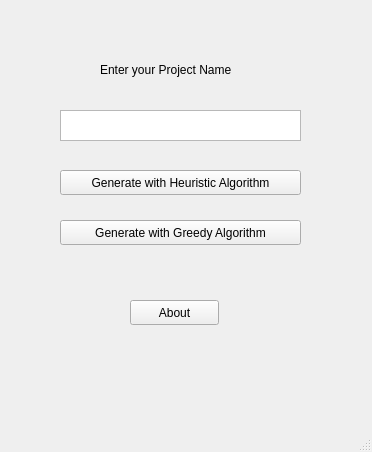
<?xml version="1.0" encoding="UTF-8"?>
<ui version="4.0">
 <class>MainWindow</class>
 <widget class="QMainWindow" name="MainWindow">
  <property name="geometry">
   <rect>
    <x>0</x>
    <y>0</y>
    <width>372</width>
    <height>452</height>
   </rect>
  </property>
  <property name="windowTitle">
   <string>Maximum Induced Match</string>
  </property>
  <widget class="QWidget" name="centralwidget">
   <widget class="QStackedWidget" name="stackedWidget">
    <property name="geometry">
     <rect>
      <x>0</x>
      <y>0</y>
      <width>371</width>
      <height>421</height>
     </rect>
    </property>
    <property name="currentIndex">
     <number>0</number>
    </property>
    <widget class="QWidget" name="page">
     <widget class="QLabel" name="label">
      <property name="geometry">
       <rect>
        <x>100</x>
        <y>60</y>
        <width>171</width>
        <height>20</height>
       </rect>
      </property>
      <property name="text">
       <string>Enter your Project Name</string>
      </property>
     </widget>
     <widget class="QPushButton" name="gre">
      <property name="geometry">
       <rect>
        <x>60</x>
        <y>220</y>
        <width>241</width>
        <height>25</height>
       </rect>
      </property>
      <property name="text">
       <string>Generate with Greedy Algorithm</string>
      </property>
     </widget>
     <widget class="QPlainTextEdit" name="DirName">
      <property name="geometry">
       <rect>
        <x>60</x>
        <y>110</y>
        <width>241</width>
        <height>31</height>
       </rect>
      </property>
     </widget>
     <widget class="QPushButton" name="heu">
      <property name="geometry">
       <rect>
        <x>60</x>
        <y>170</y>
        <width>241</width>
        <height>25</height>
       </rect>
      </property>
      <property name="text">
       <string>Generate with Heuristic Algorithm</string>
      </property>
     </widget>
     <widget class="QPushButton" name="about_2">
      <property name="geometry">
       <rect>
        <x>130</x>
        <y>300</y>
        <width>89</width>
        <height>25</height>
       </rect>
      </property>
      <property name="text">
       <string>About</string>
      </property>
     </widget>
    </widget>
    <widget class="QWidget" name="page_2">
     <widget class="QTextBrowser" name="textBrowser">
      <property name="geometry">
       <rect>
        <x>0</x>
        <y>1</y>
        <width>371</width>
        <height>371</height>
       </rect>
      </property>
      <property name="html">
       <string>&lt;!DOCTYPE HTML PUBLIC &quot;-//W3C//DTD HTML 4.0//EN&quot; &quot;http://www.w3.org/TR/REC-html40/strict.dtd&quot;&gt;
&lt;html&gt;&lt;head&gt;&lt;meta name=&quot;qrichtext&quot; content=&quot;1&quot; /&gt;&lt;style type=&quot;text/css&quot;&gt;
p, li { white-space: pre-wrap; }
&lt;/style&gt;&lt;/head&gt;&lt;body style=&quot; font-family:'Ubuntu'; font-size:11pt; font-weight:400; font-style:normal;&quot;&gt;
&lt;p style=&quot; margin-top:0px; margin-bottom:0px; margin-left:0px; margin-right:0px; -qt-block-indent:0; text-indent:0px;&quot;&gt;&lt;span style=&quot; font-weight:600;&quot;&gt;Programı Nasıl Çalışır?&lt;/span&gt;&lt;/p&gt;
&lt;p style=&quot;-qt-paragraph-type:empty; margin-top:0px; margin-bottom:0px; margin-left:0px; margin-right:0px; -qt-block-indent:0; text-indent:0px; font-weight:600;&quot;&gt;&lt;br /&gt;&lt;/p&gt;
&lt;p style=&quot; margin-top:0px; margin-bottom:0px; margin-left:0px; margin-right:0px; -qt-block-indent:0; text-indent:0px;&quot;&gt;Ana menü de bulunan &amp;quot;&lt;span style=&quot; font-weight:600;&quot;&gt;Generate Heuristic Algorithm&lt;/span&gt;&amp;quot; veya &amp;quot;&lt;span style=&quot; font-weight:600;&quot;&gt;Generate Greedy Algorithm&lt;/span&gt;&amp;quot; butonlarından birine tıklayarak bilgisayarınızda bulunan içinde graf yüklü dosyayı seçebilir ve programı çalıştırabilirsiniz.&lt;/p&gt;
&lt;p style=&quot;-qt-paragraph-type:empty; margin-top:0px; margin-bottom:0px; margin-left:0px; margin-right:0px; -qt-block-indent:0; text-indent:0px; font-weight:600;&quot;&gt;&lt;br /&gt;&lt;/p&gt;
&lt;p style=&quot;-qt-paragraph-type:empty; margin-top:0px; margin-bottom:0px; margin-left:0px; margin-right:0px; -qt-block-indent:0; text-indent:0px; font-weight:600;&quot;&gt;&lt;br /&gt;&lt;/p&gt;
&lt;p style=&quot; margin-top:0px; margin-bottom:0px; margin-left:0px; margin-right:0px; -qt-block-indent:0; text-indent:0px;&quot;&gt;&lt;span style=&quot; font-weight:600;&quot;&gt;Dosya Formatı&lt;/span&gt;&lt;/p&gt;
&lt;p style=&quot;-qt-paragraph-type:empty; margin-top:0px; margin-bottom:0px; margin-left:0px; margin-right:0px; -qt-block-indent:0; text-indent:0px; font-weight:600;&quot;&gt;&lt;br /&gt;&lt;/p&gt;
&lt;p style=&quot; margin-top:0px; margin-bottom:0px; margin-left:0px; margin-right:0px; -qt-block-indent:0; text-indent:0px;&quot;&gt;Dosya içinde sadece düğümler arasındaki bağların bulunması gerekmektedir. Program bağlar üzerinden düğümleri oluşturur. Daha sonrasında düğümleri birbirine bağlayarak grafı oluşturur ve eşleşmeleri bulur.&lt;/p&gt;
&lt;p style=&quot;-qt-paragraph-type:empty; margin-top:0px; margin-bottom:0px; margin-left:0px; margin-right:0px; -qt-block-indent:0; text-indent:0px; font-weight:600;&quot;&gt;&lt;br /&gt;&lt;/p&gt;
&lt;p style=&quot; margin-top:0px; margin-bottom:0px; margin-left:0px; margin-right:0px; -qt-block-indent:0; text-indent:0px;&quot;&gt;Dosya&lt;span style=&quot; font-weight:600;&quot;&gt; &lt;/span&gt;formatı aşağıdaki örnekte görüldüğü gibi olmalıdır;&lt;/p&gt;
&lt;p style=&quot;-qt-paragraph-type:empty; margin-top:0px; margin-bottom:0px; margin-left:0px; margin-right:0px; -qt-block-indent:0; text-indent:0px;&quot;&gt;&lt;br /&gt;&lt;/p&gt;
&lt;p style=&quot; margin-top:0px; margin-bottom:0px; margin-left:0px; margin-right:0px; -qt-block-indent:0; text-indent:0px;&quot;&gt;1,2&lt;/p&gt;
&lt;p style=&quot; margin-top:0px; margin-bottom:0px; margin-left:0px; margin-right:0px; -qt-block-indent:0; text-indent:0px;&quot;&gt;2,3&lt;/p&gt;
&lt;p style=&quot; margin-top:0px; margin-bottom:0px; margin-left:0px; margin-right:0px; -qt-block-indent:0; text-indent:0px;&quot;&gt;3,4&lt;/p&gt;
&lt;p style=&quot; margin-top:0px; margin-bottom:0px; margin-left:0px; margin-right:0px; -qt-block-indent:0; text-indent:0px;&quot;&gt;4,5&lt;/p&gt;
&lt;p style=&quot; margin-top:0px; margin-bottom:0px; margin-left:0px; margin-right:0px; -qt-block-indent:0; text-indent:0px;&quot;&gt;5,1&lt;/p&gt;&lt;/body&gt;&lt;/html&gt;</string>
      </property>
     </widget>
     <widget class="QPushButton" name="Mainmenu">
      <property name="geometry">
       <rect>
        <x>130</x>
        <y>380</y>
        <width>89</width>
        <height>25</height>
       </rect>
      </property>
      <property name="text">
       <string>Main Menu</string>
      </property>
     </widget>
    </widget>
   </widget>
  </widget>
  <widget class="QMenuBar" name="menubar">
   <property name="geometry">
    <rect>
     <x>0</x>
     <y>0</y>
     <width>372</width>
     <height>22</height>
    </rect>
   </property>
  </widget>
  <widget class="QStatusBar" name="statusbar"/>
  <action name="actionskskksksks">
   <property name="text">
    <string>skskksksks</string>
   </property>
  </action>
  <action name="about">
   <property name="text">
    <string>Using</string>
   </property>
  </action>
 </widget>
 <resources/>
 <connections/>
</ui>
